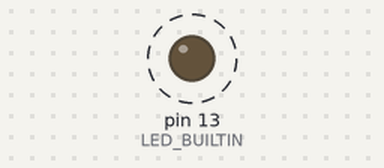
Recording of a sketch running on a simulated Arduino Uno, built with avr-gcc and run on an emulated ATmega328P. Parts: output pins drawn as LEDs (lit = HIGH). Dashed ring = blinking.

Above: at 0.2 s.
Timing chart, 0 to 3.0 s (numbered marks = the images above):
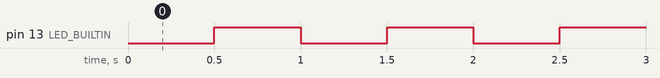

The sketch:

blinkingLED.ino
```cpp
/*
Descripcion:  Sketch que parpadea el led interconstuido (PIN13) cada medio segundo.
Autor:        Carlos Ernesto Guevara Aguilar.
F. Creacion:  30 de mayo de 2020.
F. Cambio:    30 de mayo de 2020
Comentarios:
*/

// delay
int wait = 500;  // 500 ms

// Inicializa
void setup () {

  pinMode(LED_BUILTIN, OUTPUT);
} // void setup () {

void loop () {

  digitalWrite(LED_BUILTIN, LOW);
  delay (wait);
  digitalWrite(LED_BUILTIN, HIGH);
  delay (wait);
} //void loop () {
```

Measured:
- by itself, pin 13 (LED_BUILTIN): alternates HIGH for 0.50 s and LOW for 0.50 s
